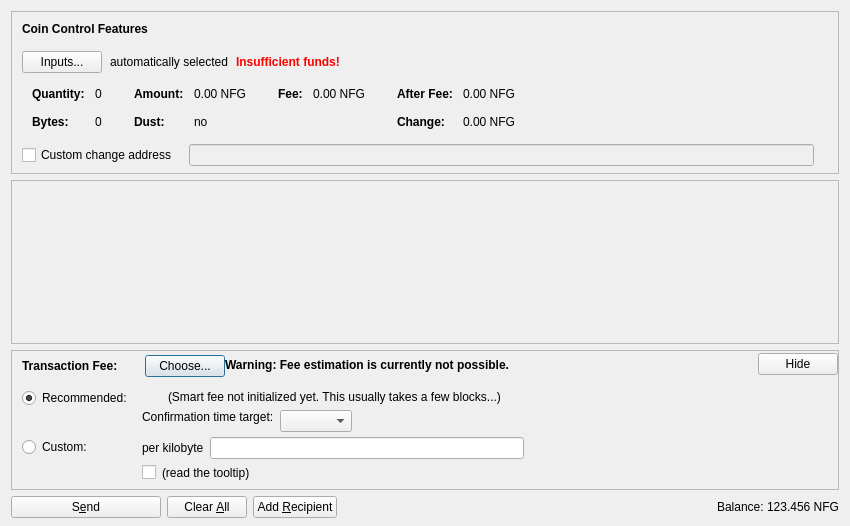
<?xml version="1.0" encoding="UTF-8"?>
<ui version="4.0">
 <class>SendCoinsDialog</class>
 <widget class="QDialog" name="SendCoinsDialog">
  <property name="geometry">
   <rect>
    <x>0</x>
    <y>0</y>
    <width>850</width>
    <height>526</height>
   </rect>
  </property>
  <property name="windowTitle">
   <string>Send Coins</string>
  </property>
  <layout class="QVBoxLayout" name="verticalLayout" stretch="0,1,0,0">
   <property name="bottomMargin">
    <number>8</number>
   </property>
   <item>
    <widget class="QFrame" name="frameCoinControl">
     <property name="sizePolicy">
      <sizepolicy hsizetype="Expanding" vsizetype="Expanding">
       <horstretch>0</horstretch>
       <verstretch>0</verstretch>
      </sizepolicy>
     </property>
     <property name="maximumSize">
      <size>
       <width>16777215</width>
       <height>16777215</height>
      </size>
     </property>
     <property name="frameShape">
      <enum>QFrame::StyledPanel</enum>
     </property>
     <property name="frameShadow">
      <enum>QFrame::Sunken</enum>
     </property>
     <layout class="QVBoxLayout" name="verticalLayoutCoinControl2">
      <property name="spacing">
       <number>0</number>
      </property>
      <property name="leftMargin">
       <number>0</number>
      </property>
      <property name="topMargin">
       <number>0</number>
      </property>
      <property name="rightMargin">
       <number>0</number>
      </property>
      <property name="bottomMargin">
       <number>6</number>
      </property>
      <item>
       <layout class="QVBoxLayout" name="verticalLayoutCoinControl" stretch="0,0,0,0,1">
        <property name="spacing">
         <number>0</number>
        </property>
        <property name="leftMargin">
         <number>10</number>
        </property>
        <property name="topMargin">
         <number>10</number>
        </property>
        <item>
         <layout class="QHBoxLayout" name="horizontalLayoutCoinControl1">
          <property name="bottomMargin">
           <number>15</number>
          </property>
          <item>
           <widget class="QLabel" name="labelCoinControlFeatures">
            <property name="sizePolicy">
             <sizepolicy hsizetype="Preferred" vsizetype="Maximum">
              <horstretch>0</horstretch>
              <verstretch>0</verstretch>
             </sizepolicy>
            </property>
            <property name="font">
             <font>
              <weight>75</weight>
              <bold>true</bold>
             </font>
            </property>
            <property name="styleSheet">
             <string notr="true">font-weight:bold;</string>
            </property>
            <property name="text">
             <string>Coin Control Features</string>
            </property>
           </widget>
          </item>
         </layout>
        </item>
        <item>
         <layout class="QHBoxLayout" name="horizontalLayoutCoinControl2" stretch="0,0,0,0">
          <property name="spacing">
           <number>8</number>
          </property>
          <property name="bottomMargin">
           <number>10</number>
          </property>
          <item>
           <widget class="QPushButton" name="pushButtonCoinControl">
            <property name="styleSheet">
             <string notr="true"/>
            </property>
            <property name="text">
             <string>Inputs...</string>
            </property>
            <property name="autoDefault">
             <bool>false</bool>
            </property>
           </widget>
          </item>
          <item>
           <widget class="QLabel" name="labelCoinControlAutomaticallySelected">
            <property name="text">
             <string>automatically selected</string>
            </property>
            <property name="margin">
             <number>5</number>
            </property>
           </widget>
          </item>
          <item>
           <widget class="QLabel" name="labelCoinControlInsuffFunds">
            <property name="font">
             <font>
              <weight>75</weight>
              <bold>true</bold>
             </font>
            </property>
            <property name="styleSheet">
             <string notr="true">color:red;font-weight:bold;</string>
            </property>
            <property name="text">
             <string>Insufficient funds!</string>
            </property>
            <property name="margin">
             <number>5</number>
            </property>
           </widget>
          </item>
          <item>
           <spacer name="horizontalSpacerCoinControl">
            <property name="orientation">
             <enum>Qt::Horizontal</enum>
            </property>
            <property name="sizeHint" stdset="0">
             <size>
              <width>40</width>
              <height>1</height>
             </size>
            </property>
           </spacer>
          </item>
         </layout>
        </item>
        <item>
         <widget class="QWidget" name="widgetCoinControl" native="true">
          <property name="sizePolicy">
           <sizepolicy hsizetype="Preferred" vsizetype="Preferred">
            <horstretch>0</horstretch>
            <verstretch>0</verstretch>
           </sizepolicy>
          </property>
          <property name="minimumSize">
           <size>
            <width>0</width>
            <height>0</height>
           </size>
          </property>
          <property name="styleSheet">
           <string notr="true"/>
          </property>
          <layout class="QHBoxLayout" name="horizontalLayoutCoinControl5">
           <property name="leftMargin">
            <number>0</number>
           </property>
           <property name="topMargin">
            <number>0</number>
           </property>
           <property name="rightMargin">
            <number>0</number>
           </property>
           <property name="bottomMargin">
            <number>0</number>
           </property>
           <item>
            <layout class="QHBoxLayout" name="horizontalLayoutCoinControl3" stretch="0,0,0,1">
             <property name="spacing">
              <number>20</number>
             </property>
             <property name="topMargin">
              <number>0</number>
             </property>
             <property name="bottomMargin">
              <number>10</number>
             </property>
             <item>
              <layout class="QFormLayout" name="formLayoutCoinControl1">
               <property name="horizontalSpacing">
                <number>10</number>
               </property>
               <property name="verticalSpacing">
                <number>14</number>
               </property>
               <property name="leftMargin">
                <number>10</number>
               </property>
               <property name="topMargin">
                <number>4</number>
               </property>
               <property name="rightMargin">
                <number>6</number>
               </property>
               <item row="0" column="0">
                <widget class="QLabel" name="labelCoinControlQuantityText">
                 <property name="font">
                  <font>
                   <weight>75</weight>
                   <bold>true</bold>
                  </font>
                 </property>
                 <property name="text">
                  <string>Quantity:</string>
                 </property>
                 <property name="margin">
                  <number>0</number>
                 </property>
                </widget>
               </item>
               <item row="0" column="1">
                <widget class="QLabel" name="labelCoinControlQuantity">
                 <property name="cursor">
                  <cursorShape>IBeamCursor</cursorShape>
                 </property>
                 <property name="contextMenuPolicy">
                  <enum>Qt::ActionsContextMenu</enum>
                 </property>
                 <property name="text">
                  <string notr="true">0</string>
                 </property>
                 <property name="margin">
                  <number>0</number>
                 </property>
                 <property name="textInteractionFlags">
                  <set>Qt::LinksAccessibleByMouse|Qt::TextSelectableByKeyboard|Qt::TextSelectableByMouse</set>
                 </property>
                </widget>
               </item>
               <item row="1" column="0">
                <widget class="QLabel" name="labelCoinControlBytesText">
                 <property name="font">
                  <font>
                   <weight>75</weight>
                   <bold>true</bold>
                  </font>
                 </property>
                 <property name="text">
                  <string>Bytes:</string>
                 </property>
                </widget>
               </item>
               <item row="1" column="1">
                <widget class="QLabel" name="labelCoinControlBytes">
                 <property name="cursor">
                  <cursorShape>IBeamCursor</cursorShape>
                 </property>
                 <property name="contextMenuPolicy">
                  <enum>Qt::ActionsContextMenu</enum>
                 </property>
                 <property name="text">
                  <string notr="true">0</string>
                 </property>
                 <property name="textInteractionFlags">
                  <set>Qt::LinksAccessibleByMouse|Qt::TextSelectableByKeyboard|Qt::TextSelectableByMouse</set>
                 </property>
                </widget>
               </item>
              </layout>
             </item>
             <item>
              <layout class="QFormLayout" name="formLayoutCoinControl2">
               <property name="horizontalSpacing">
                <number>10</number>
               </property>
               <property name="verticalSpacing">
                <number>14</number>
               </property>
               <property name="leftMargin">
                <number>6</number>
               </property>
               <property name="topMargin">
                <number>4</number>
               </property>
               <property name="rightMargin">
                <number>6</number>
               </property>
               <item row="0" column="0">
                <widget class="QLabel" name="labelCoinControlAmountText">
                 <property name="font">
                  <font>
                   <weight>75</weight>
                   <bold>true</bold>
                  </font>
                 </property>
                 <property name="text">
                  <string>Amount:</string>
                 </property>
                 <property name="margin">
                  <number>0</number>
                 </property>
                </widget>
               </item>
               <item row="0" column="1">
                <widget class="QLabel" name="labelCoinControlAmount">
                 <property name="cursor">
                  <cursorShape>IBeamCursor</cursorShape>
                 </property>
                 <property name="contextMenuPolicy">
                  <enum>Qt::ActionsContextMenu</enum>
                 </property>
                 <property name="text">
                  <string notr="true">0.00 NFG</string>
                 </property>
                 <property name="textInteractionFlags">
                  <set>Qt::LinksAccessibleByMouse|Qt::TextSelectableByKeyboard|Qt::TextSelectableByMouse</set>
                 </property>
                </widget>
               </item>
               <item row="1" column="0">
                <widget class="QLabel" name="labelCoinControlLowOutputText">
                 <property name="font">
                  <font>
                   <weight>75</weight>
                   <bold>true</bold>
                  </font>
                 </property>
                 <property name="text">
                  <string>Dust:</string>
                 </property>
                </widget>
               </item>
               <item row="1" column="1">
                <widget class="QLabel" name="labelCoinControlLowOutput">
                 <property name="cursor">
                  <cursorShape>IBeamCursor</cursorShape>
                 </property>
                 <property name="contextMenuPolicy">
                  <enum>Qt::ActionsContextMenu</enum>
                 </property>
                 <property name="text">
                  <string notr="true">no</string>
                 </property>
                 <property name="textInteractionFlags">
                  <set>Qt::LinksAccessibleByMouse|Qt::TextSelectableByKeyboard|Qt::TextSelectableByMouse</set>
                 </property>
                </widget>
               </item>
              </layout>
             </item>
             <item>
              <layout class="QFormLayout" name="formLayoutCoinControl3">
               <property name="horizontalSpacing">
                <number>10</number>
               </property>
               <property name="verticalSpacing">
                <number>14</number>
               </property>
               <property name="leftMargin">
                <number>6</number>
               </property>
               <property name="topMargin">
                <number>4</number>
               </property>
               <property name="rightMargin">
                <number>6</number>
               </property>
               <item row="0" column="0">
                <widget class="QLabel" name="labelCoinControlFeeText">
                 <property name="font">
                  <font>
                   <weight>75</weight>
                   <bold>true</bold>
                  </font>
                 </property>
                 <property name="text">
                  <string>Fee:</string>
                 </property>
                 <property name="margin">
                  <number>0</number>
                 </property>
                </widget>
               </item>
               <item row="0" column="1">
                <widget class="QLabel" name="labelCoinControlFee">
                 <property name="cursor">
                  <cursorShape>IBeamCursor</cursorShape>
                 </property>
                 <property name="contextMenuPolicy">
                  <enum>Qt::ActionsContextMenu</enum>
                 </property>
                 <property name="text">
                  <string notr="true">0.00 NFG</string>
                 </property>
                 <property name="textInteractionFlags">
                  <set>Qt::LinksAccessibleByMouse|Qt::TextSelectableByKeyboard|Qt::TextSelectableByMouse</set>
                 </property>
                </widget>
               </item>
              </layout>
             </item>
             <item>
              <layout class="QFormLayout" name="formLayoutCoinControl4">
               <property name="horizontalSpacing">
                <number>10</number>
               </property>
               <property name="verticalSpacing">
                <number>14</number>
               </property>
               <property name="leftMargin">
                <number>6</number>
               </property>
               <property name="topMargin">
                <number>4</number>
               </property>
               <property name="rightMargin">
                <number>6</number>
               </property>
               <item row="0" column="0">
                <widget class="QLabel" name="labelCoinControlAfterFeeText">
                 <property name="font">
                  <font>
                   <weight>75</weight>
                   <bold>true</bold>
                  </font>
                 </property>
                 <property name="text">
                  <string>After Fee:</string>
                 </property>
                 <property name="margin">
                  <number>0</number>
                 </property>
                </widget>
               </item>
               <item row="0" column="1">
                <widget class="QLabel" name="labelCoinControlAfterFee">
                 <property name="cursor">
                  <cursorShape>IBeamCursor</cursorShape>
                 </property>
                 <property name="contextMenuPolicy">
                  <enum>Qt::ActionsContextMenu</enum>
                 </property>
                 <property name="text">
                  <string notr="true">0.00 NFG</string>
                 </property>
                 <property name="textInteractionFlags">
                  <set>Qt::LinksAccessibleByMouse|Qt::TextSelectableByKeyboard|Qt::TextSelectableByMouse</set>
                 </property>
                </widget>
               </item>
               <item row="1" column="0">
                <widget class="QLabel" name="labelCoinControlChangeText">
                 <property name="font">
                  <font>
                   <weight>75</weight>
                   <bold>true</bold>
                  </font>
                 </property>
                 <property name="text">
                  <string>Change:</string>
                 </property>
                </widget>
               </item>
               <item row="1" column="1">
                <widget class="QLabel" name="labelCoinControlChange">
                 <property name="cursor">
                  <cursorShape>IBeamCursor</cursorShape>
                 </property>
                 <property name="contextMenuPolicy">
                  <enum>Qt::ActionsContextMenu</enum>
                 </property>
                 <property name="text">
                  <string notr="true">0.00 NFG</string>
                 </property>
                 <property name="textInteractionFlags">
                  <set>Qt::LinksAccessibleByMouse|Qt::TextSelectableByKeyboard|Qt::TextSelectableByMouse</set>
                 </property>
                </widget>
               </item>
              </layout>
             </item>
            </layout>
           </item>
          </layout>
         </widget>
        </item>
        <item>
         <layout class="QHBoxLayout" name="horizontalLayoutCoinControl4" stretch="0,0,0">
          <property name="spacing">
           <number>12</number>
          </property>
          <property name="sizeConstraint">
           <enum>QLayout::SetDefaultConstraint</enum>
          </property>
          <property name="topMargin">
           <number>5</number>
          </property>
          <property name="rightMargin">
           <number>5</number>
          </property>
          <item>
           <widget class="QCheckBox" name="checkBoxCoinControlChange">
            <property name="toolTip">
             <string>If this is activated, but the change address is empty or invalid, change will be sent to a newly generated address.</string>
            </property>
            <property name="text">
             <string>Custom change address</string>
            </property>
           </widget>
          </item>
          <item>
           <widget class="QValidatedLineEdit" name="lineEditCoinControlChange">
            <property name="enabled">
             <bool>false</bool>
            </property>
            <property name="sizePolicy">
             <sizepolicy hsizetype="Expanding" vsizetype="Fixed">
              <horstretch>0</horstretch>
              <verstretch>0</verstretch>
             </sizepolicy>
            </property>
           </widget>
          </item>
          <item>
           <widget class="QLabel" name="labelCoinControlChangeLabel">
            <property name="sizePolicy">
             <sizepolicy hsizetype="Preferred" vsizetype="Expanding">
              <horstretch>0</horstretch>
              <verstretch>0</verstretch>
             </sizepolicy>
            </property>
            <property name="minimumSize">
             <size>
              <width>0</width>
              <height>0</height>
             </size>
            </property>
            <property name="text">
             <string/>
            </property>
            <property name="margin">
             <number>3</number>
            </property>
           </widget>
          </item>
         </layout>
        </item>
        <item>
         <spacer name="verticalSpacerCoinControl">
          <property name="orientation">
           <enum>Qt::Vertical</enum>
          </property>
          <property name="sizeHint" stdset="0">
           <size>
            <width>800</width>
            <height>1</height>
           </size>
          </property>
         </spacer>
        </item>
       </layout>
      </item>
     </layout>
    </widget>
   </item>
   <item>
    <widget class="QScrollArea" name="scrollArea">
     <property name="widgetResizable">
      <bool>true</bool>
     </property>
     <widget class="QWidget" name="scrollAreaWidgetContents">
      <property name="geometry">
       <rect>
        <x>0</x>
        <y>0</y>
        <width>830</width>
        <height>104</height>
       </rect>
      </property>
      <layout class="QVBoxLayout" name="verticalLayout_2" stretch="0,1">
       <property name="leftMargin">
        <number>0</number>
       </property>
       <property name="topMargin">
        <number>0</number>
       </property>
       <property name="rightMargin">
        <number>0</number>
       </property>
       <property name="bottomMargin">
        <number>0</number>
       </property>
       <item>
        <layout class="QVBoxLayout" name="entries">
         <property name="spacing">
          <number>6</number>
         </property>
        </layout>
       </item>
       <item>
        <spacer name="verticalSpacer">
         <property name="orientation">
          <enum>Qt::Vertical</enum>
         </property>
         <property name="sizeHint" stdset="0">
          <size>
           <width>20</width>
           <height>40</height>
          </size>
         </property>
        </spacer>
       </item>
      </layout>
     </widget>
    </widget>
   </item>
   <item>
    <widget class="QFrame" name="frameFee">
     <property name="sizePolicy">
      <sizepolicy hsizetype="Expanding" vsizetype="Expanding">
       <horstretch>0</horstretch>
       <verstretch>0</verstretch>
      </sizepolicy>
     </property>
     <property name="maximumSize">
      <size>
       <width>16777215</width>
       <height>16777215</height>
      </size>
     </property>
     <property name="frameShape">
      <enum>QFrame::StyledPanel</enum>
     </property>
     <property name="frameShadow">
      <enum>QFrame::Sunken</enum>
     </property>
     <layout class="QVBoxLayout" name="verticalLayoutFee1">
      <property name="spacing">
       <number>0</number>
      </property>
      <property name="leftMargin">
       <number>0</number>
      </property>
      <property name="topMargin">
       <number>0</number>
      </property>
      <property name="rightMargin">
       <number>0</number>
      </property>
      <property name="bottomMargin">
       <number>0</number>
      </property>
      <item>
       <layout class="QVBoxLayout" name="verticalLayoutFee2" stretch="0,0,0">
        <property name="spacing">
         <number>0</number>
        </property>
        <property name="leftMargin">
         <number>10</number>
        </property>
        <property name="topMargin">
         <number>0</number>
        </property>
        <item>
         <layout class="QHBoxLayout" name="horizontalLayoutFee1">
          <property name="bottomMargin">
           <number>0</number>
          </property>
          <item>
           <layout class="QVBoxLayout" name="verticalLayoutFee7">
            <property name="spacing">
             <number>0</number>
            </property>
            <item>
             <spacer name="verticalSpacerSmartFee">
              <property name="orientation">
               <enum>Qt::Vertical</enum>
              </property>
              <property name="sizeType">
               <enum>QSizePolicy::Fixed</enum>
              </property>
              <property name="sizeHint" stdset="0">
               <size>
                <width>1</width>
                <height>4</height>
               </size>
              </property>
             </spacer>
            </item>
            <item>
             <layout class="QHBoxLayout" name="horizontalLayoutSmartFee">
              <property name="spacing">
               <number>10</number>
              </property>
              <item>
               <widget class="QLabel" name="labelFeeHeadline">
                <property name="sizePolicy">
                 <sizepolicy hsizetype="Preferred" vsizetype="Maximum">
                  <horstretch>0</horstretch>
                  <verstretch>0</verstretch>
                 </sizepolicy>
                </property>
                <property name="font">
                 <font>
                  <weight>75</weight>
                  <bold>true</bold>
                 </font>
                </property>
                <property name="styleSheet">
                 <string notr="true">font-weight:bold;</string>
                </property>
                <property name="text">
                 <string>Transaction Fee:</string>
                </property>
               </widget>
              </item>
              <item>
               <widget class="QLabel" name="labelFeeMinimized">
                <property name="text">
                 <string/>
                </property>
               </widget>
              </item>
              <item>
               <widget class="QPushButton" name="buttonChooseFee">
                <property name="text">
                 <string>Choose...</string>
                </property>
               </widget>
              </item>
             </layout>
            </item>
            <item>
             <spacer name="verticalSpacer_5">
              <property name="orientation">
               <enum>Qt::Vertical</enum>
              </property>
              <property name="sizeHint" stdset="0">
               <size>
                <width>1</width>
                <height>1</height>
               </size>
              </property>
             </spacer>
            </item>
           </layout>
          </item>
          <item>
           <widget class="QLabel" name="fallbackFeeWarningLabel">
            <property name="toolTip">
             <string>Using the fallbackfee can result in sending a transaction that will take several hours or days (or never) to confirm. Consider choosing your fee manually or wait until you have validated the complete chain.</string>
            </property>
            <property name="font">
            <font>
                <weight>75</weight>
                <bold>true</bold>
            </font>
            </property>
            <property name="text">
             <string>Warning: Fee estimation is currently not possible.</string>
            </property>
            <property name="wordWrap">
             <bool>false</bool>
            </property>
           </widget>
          </item>
          <item>
           <spacer name="horizontalSpacer_4">
            <property name="orientation">
             <enum>Qt::Horizontal</enum>
            </property>
            <property name="sizeType">
             <enum>QSizePolicy::MinimumExpanding</enum>
            </property>
            <property name="sizeHint" stdset="0">
             <size>
              <width>40</width>
              <height>20</height>
             </size>
            </property>
           </spacer>
          </item>
          <item>
           <widget class="QPushButton" name="buttonMinimizeFee">
            <property name="toolTip">
             <string>collapse fee-settings</string>
            </property>
            <property name="text">
             <string>Hide</string>
            </property>
           </widget>
          </item>
         </layout>
        </item>
        <item>
         <widget class="QFrame" name="frameFeeSelection">
          <layout class="QVBoxLayout" name="verticalLayoutFee12">
           <property name="spacing">
            <number>0</number>
           </property>
           <property name="leftMargin">
            <number>0</number>
           </property>
           <property name="topMargin">
            <number>0</number>
           </property>
           <property name="rightMargin">
            <number>0</number>
           </property>
           <property name="bottomMargin">
            <number>0</number>
           </property>
           <item>
            <layout class="QGridLayout" name="gridLayoutFee">
             <property name="topMargin">
              <number>10</number>
             </property>
             <property name="bottomMargin">
              <number>4</number>
             </property>
             <property name="horizontalSpacing">
              <number>10</number>
             </property>
             <property name="verticalSpacing">
              <number>4</number>
             </property>
             <item row="1" column="1">
              <layout class="QVBoxLayout" name="verticalLayoutFee8">
               <property name="spacing">
                <number>6</number>
               </property>
               <item>
                <layout class="QHBoxLayout" name="horizontalLayoutFee13">
                 <item>
                  <widget class="QLabel" name="labelCustomPerKilobyte">
                   <property name="toolTip">
                    <string>If the custom fee is set to 1000 satoshis and the transaction is only 250 bytes, then &quot;per kilobyte&quot; only pays 250 satoshis in fee, while &quot;total at least&quot; pays 1000 satoshis. For transactions bigger than a kilobyte both pay by kilobyte.</string>
                   </property>
                   <property name="text">
                    <string>per kilobyte</string>
                   </property>
                  </widget>
                 </item>
                 <item>
                  <widget class="BitcoinAmountField" name="customFee"/>
                 </item>
                 <item>
                  <spacer name="horizontalSpacer_6">
                   <property name="orientation">
                    <enum>Qt::Horizontal</enum>
                   </property>
                   <property name="sizeHint" stdset="0">
                    <size>
                     <width>1</width>
                     <height>1</height>
                    </size>
                   </property>
                  </spacer>
                 </item>
                </layout>
               </item>
               <item>
                <layout class="QHBoxLayout" name="horizontalLayoutFee8">
                 <item>
                  <widget class="QCheckBox" name="checkBoxMinimumFee">
                   <property name="toolTip">
                    <string>Paying only the minimum fee is just fine as long as there is less transaction volume than space in the blocks. But be aware that this can end up in a never confirming transaction once there is more demand for nfgcoin transactions than the network can process.</string>
                   </property>
                   <property name="text">
                    <string/>
                   </property>
                  </widget>
                 </item>
                 <item>
                  <widget class="QLabel" name="labelMinFeeWarning">
                   <property name="enabled">
                    <bool>true</bool>
                   </property>
                   <property name="toolTip">
                    <string>Paying only the minimum fee is just fine as long as there is less transaction volume than space in the blocks. But be aware that this can end up in a never confirming transaction once there is more demand for nfgcoin transactions than the network can process.</string>
                   </property>
                   <property name="text">
                    <string>(read the tooltip)</string>
                   </property>
                   <property name="margin">
                    <number>5</number>
                   </property>
                  </widget>
                 </item>
                 <item>
                  <spacer name="horizontalSpacer_2">
                   <property name="orientation">
                    <enum>Qt::Horizontal</enum>
                   </property>
                   <property name="sizeHint" stdset="0">
                    <size>
                     <width>1</width>
                     <height>1</height>
                    </size>
                   </property>
                  </spacer>
                 </item>
                </layout>
               </item>
              </layout>
             </item>
             <item row="0" column="0">
              <layout class="QVBoxLayout" name="verticalLayoutFee4" stretch="0,1">
               <item>
                <widget class="QRadioButton" name="radioSmartFee">
                 <property name="text">
                  <string>Recommended:</string>
                 </property>
                 <property name="checked">
                  <bool>true</bool>
                 </property>
                 <attribute name="buttonGroup">
                  <string notr="true">groupFee</string>
                 </attribute>
                </widget>
               </item>
               <item>
                <spacer name="verticalSpacer_2">
                 <property name="orientation">
                  <enum>Qt::Vertical</enum>
                 </property>
                 <property name="sizeHint" stdset="0">
                  <size>
                   <width>1</width>
                   <height>1</height>
                  </size>
                 </property>
                </spacer>
               </item>
              </layout>
             </item>
             <item row="1" column="0">
              <layout class="QVBoxLayout" name="verticalLayoutFee9" stretch="0,1">
               <item>
                <widget class="QRadioButton" name="radioCustomFee">
                 <property name="text">
                  <string>Custom:</string>
                 </property>
                 <attribute name="buttonGroup">
                  <string notr="true">groupFee</string>
                 </attribute>
                </widget>
               </item>
               <item>
                <spacer name="verticalSpacer_6">
                 <property name="orientation">
                  <enum>Qt::Vertical</enum>
                 </property>
                 <property name="sizeHint" stdset="0">
                  <size>
                   <width>1</width>
                   <height>1</height>
                  </size>
                 </property>
                </spacer>
               </item>
              </layout>
             </item>
             <item row="0" column="1">
              <layout class="QVBoxLayout" name="verticalLayoutFee3" stretch="0,0,1">
               <property name="spacing">
                <number>6</number>
               </property>
               <property name="topMargin">
                <number>2</number>
               </property>
               <item>
                <layout class="QHBoxLayout" name="horizontalLayoutFee12">
                 <item>
                  <widget class="QLabel" name="labelSmartFee">
                   <property name="text">
                    <string/>
                   </property>
                   <property name="margin">
                    <number>2</number>
                   </property>
                  </widget>
                 </item>
                 <item>
                  <widget class="QLabel" name="labelFeeEstimation">
                   <property name="text">
                    <string/>
                   </property>
                  </widget>
                 </item>
                 <item>
                  <widget class="QLabel" name="labelSmartFee2">
                   <property name="text">
                    <string>(Smart fee not initialized yet. This usually takes a few blocks...)</string>
                   </property>
                   <property name="margin">
                    <number>2</number>
                   </property>
                  </widget>
                 </item>
                 <item>
                  <spacer name="horizontalSpacer_5">
                   <property name="orientation">
                    <enum>Qt::Horizontal</enum>
                   </property>
                   <property name="sizeHint" stdset="0">
                    <size>
                     <width>1</width>
                     <height>1</height>
                    </size>
                   </property>
                  </spacer>
                 </item>
                </layout>
               </item>
               <item>
                <layout class="QHBoxLayout" name="horizontalLayoutFee9">
                 <item>
                  <layout class="QVBoxLayout" name="verticalLayoutFee6">
                   <item>
                    <widget class="QLabel" name="labelSmartFee3">
                     <property name="text">
                      <string>Confirmation time target:</string>
                     </property>
                     <property name="margin">
                      <number>2</number>
                     </property>
                    </widget>
                   </item>
                   <item>
                    <spacer name="verticalSpacer_3">
                     <property name="orientation">
                      <enum>Qt::Vertical</enum>
                     </property>
                     <property name="sizeHint" stdset="0">
                      <size>
                       <width>1</width>
                       <height>1</height>
                      </size>
                     </property>
                    </spacer>
                   </item>
                  </layout>
                 </item>
                 <item>
                  <layout class="QVBoxLayout" name="verticalLayoutFee5">
                   <property name="rightMargin">
                    <number>30</number>
                   </property>
                   <item>
                    <layout class="QHBoxLayout" name="horizontalLayoutConfTarget">
                     <property name="bottomMargin">
                      <number>0</number>
                     </property>
                     <item>
                      <widget class="QComboBox" name="confTargetSelector"/>
                     </item>
                     <item>
                      <spacer name="horizontalSpacerConfTarget">
                       <property name="orientation">
                        <enum>Qt::Horizontal</enum>
                       </property>
                       <property name="sizeHint" stdset="0">
                        <size>
                         <width>40</width>
                         <height>20</height>
                        </size>
                       </property>
                      </spacer>
                     </item>
                    </layout>
                   </item>
                  </layout>
                 </item>
                </layout>
               </item>
               <item>
                <spacer name="verticalSpacer_4">
                 <property name="orientation">
                  <enum>Qt::Vertical</enum>
                 </property>
                 <property name="sizeHint" stdset="0">
                  <size>
                   <width>1</width>
                   <height>1</height>
                  </size>
                 </property>
                </spacer>
               </item>
              </layout>
             </item>
            </layout>
           </item>
          </layout>
         </widget>
        </item>
        <item>
         <spacer name="verticalSpacerFee">
          <property name="orientation">
           <enum>Qt::Vertical</enum>
          </property>
          <property name="sizeHint" stdset="0">
           <size>
            <width>40</width>
            <height>5</height>
           </size>
          </property>
         </spacer>
        </item>
       </layout>
      </item>
     </layout>
    </widget>
   </item>
   <item>
    <layout class="QHBoxLayout" name="horizontalLayout">
     <item>
      <widget class="QPushButton" name="sendButton">
       <property name="minimumSize">
        <size>
         <width>150</width>
         <height>0</height>
        </size>
       </property>
       <property name="toolTip">
        <string>Confirm the send action</string>
       </property>
       <property name="text">
        <string>S&amp;end</string>
       </property>
       <property name="icon">
        <iconset resource="../bitcoin.qrc">
         <normaloff>:/icons/send</normaloff>:/icons/send</iconset>
       </property>
       <property name="autoDefault">
        <bool>false</bool>
       </property>
       <property name="default">
        <bool>false</bool>
       </property>
      </widget>
     </item>
     <item>
      <widget class="QPushButton" name="clearButton">
       <property name="sizePolicy">
        <sizepolicy hsizetype="Minimum" vsizetype="Fixed">
         <horstretch>0</horstretch>
         <verstretch>0</verstretch>
        </sizepolicy>
       </property>
       <property name="toolTip">
        <string>Clear all fields of the form.</string>
       </property>
       <property name="text">
        <string>Clear &amp;All</string>
       </property>
       <property name="icon">
        <iconset resource="../bitcoin.qrc">
         <normaloff>:/icons/remove</normaloff>:/icons/remove</iconset>
       </property>
       <property name="autoDefault">
        <bool>false</bool>
       </property>
      </widget>
     </item>
     <item>
      <widget class="QPushButton" name="addButton">
       <property name="toolTip">
        <string>Send to multiple recipients at once</string>
       </property>
       <property name="text">
        <string>Add &amp;Recipient</string>
       </property>
       <property name="icon">
        <iconset resource="../bitcoin.qrc">
         <normaloff>:/icons/add</normaloff>:/icons/add</iconset>
       </property>
       <property name="autoDefault">
        <bool>false</bool>
       </property>
      </widget>
     </item>
     <item>
      <spacer name="horizontalSpacer">
       <property name="orientation">
        <enum>Qt::Horizontal</enum>
       </property>
       <property name="sizeHint" stdset="0">
        <size>
         <width>40</width>
         <height>20</height>
        </size>
       </property>
      </spacer>
     </item>
     <item>
      <layout class="QHBoxLayout" name="horizontalLayout_2">
       <property name="spacing">
        <number>3</number>
       </property>
       <item>
        <widget class="QLabel" name="label">
         <property name="sizePolicy">
          <sizepolicy hsizetype="Preferred" vsizetype="Fixed">
           <horstretch>0</horstretch>
           <verstretch>0</verstretch>
          </sizepolicy>
         </property>
         <property name="text">
          <string>Balance:</string>
         </property>
        </widget>
       </item>
       <item>
        <widget class="QLabel" name="labelBalance">
         <property name="sizePolicy">
          <sizepolicy hsizetype="Preferred" vsizetype="Fixed">
           <horstretch>0</horstretch>
           <verstretch>0</verstretch>
          </sizepolicy>
         </property>
         <property name="cursor">
          <cursorShape>IBeamCursor</cursorShape>
         </property>
         <property name="text">
          <string notr="true">123.456 NFG</string>
         </property>
         <property name="textInteractionFlags">
          <set>Qt::LinksAccessibleByMouse|Qt::TextSelectableByKeyboard|Qt::TextSelectableByMouse</set>
         </property>
        </widget>
       </item>
      </layout>
     </item>
    </layout>
   </item>
  </layout>
 </widget>
 <customwidgets>
  <customwidget>
   <class>QValidatedLineEdit</class>
   <extends>QLineEdit</extends>
   <header>qvalidatedlineedit.h</header>
  </customwidget>
  <customwidget>
   <class>BitcoinAmountField</class>
   <extends>QLineEdit</extends>
   <header>bitcoinamountfield.h</header>
   <container>1</container>
  </customwidget>
 </customwidgets>
 <resources>
  <include location="../bitcoin.qrc"/>
 </resources>
 <connections/>
 <buttongroups>
  <buttongroup name="groupFee"/>
 </buttongroups>
</ui>
